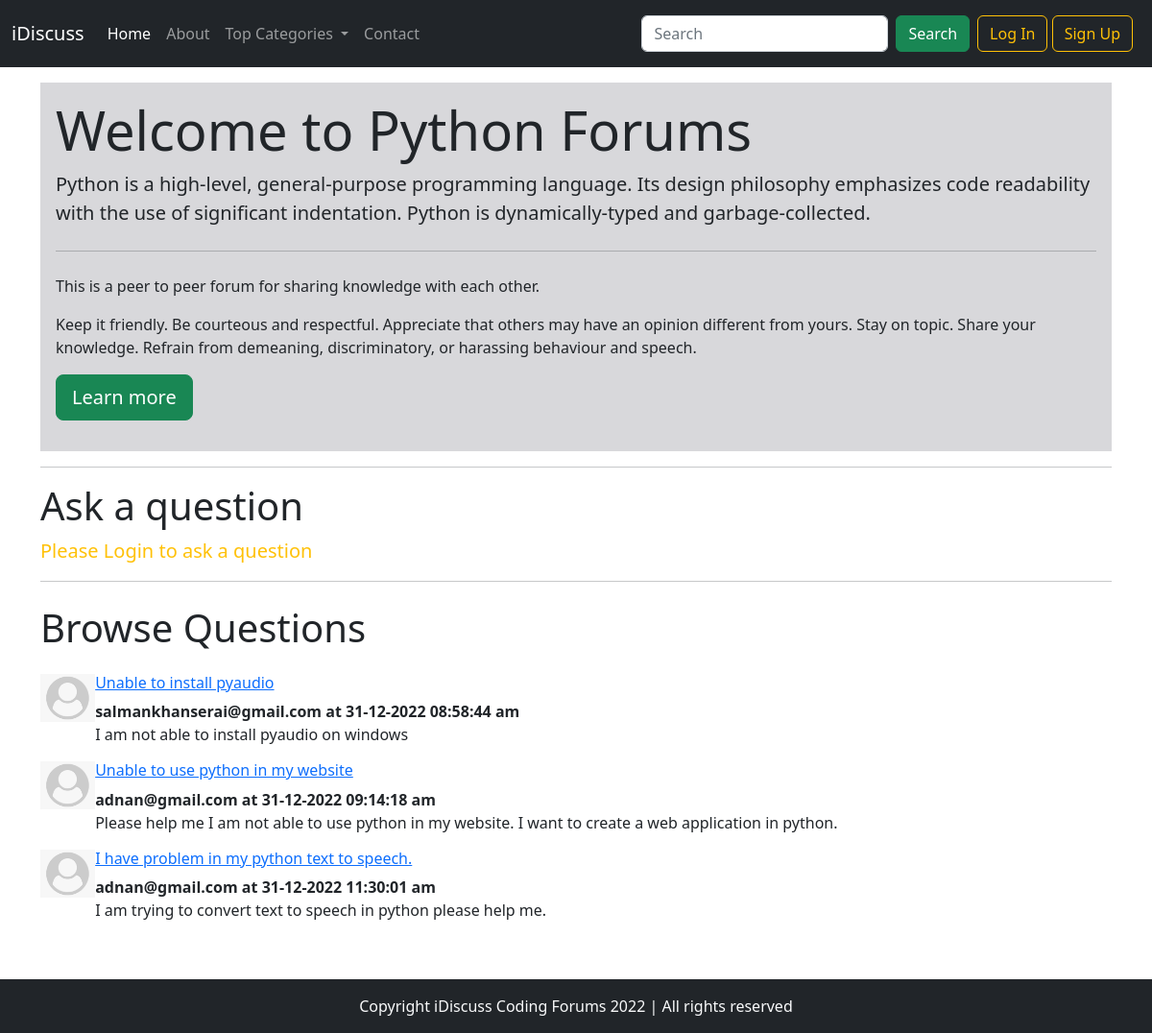
The app's page /threadlist.php?catid=1 with its own data.
### tables this page shows
CREATE TABLE `categories` (
  `category_id` int(11) NOT NULL,
  `category_name` varchar(255) NOT NULL,
  `category_description` varchar(255) NOT NULL,
  `created` datetime NOT NULL DEFAULT current_timestamp()
);

CREATE TABLE `threads` (
  `thread_id` int(11) NOT NULL,
  `thread_title` varchar(255) NOT NULL,
  `thread_desc` text NOT NULL,
  `thread_cat_id` int(11) NOT NULL,
  `thread_user_id` int(11) NOT NULL,
  `timestamp` datetime NOT NULL DEFAULT current_timestamp()
);

CREATE TABLE `users` (
  `user_id` int(11) NOT NULL,
  `user_email` varchar(100) NOT NULL,
  `user_pass` varchar(255) NOT NULL,
  `timestamp` datetime NOT NULL DEFAULT current_timestamp()
);

### threadlist.php (the view, shortened to what this page needs)
<?php
include 'partials/_dbconnect.php';
?>
<!DOCTYPE html>
<html lang="en">
<head>
    <link rel="stylesheet" href="bootstrap/css/bootstrap.min.css">
</head>
<body>
    <?php include 'partials/_header.php'; ?>
    <?php
    $catid = $_GET['catid'];
    $sql = "SELECT * FROM `categories` WHERE `category_id`='$catid'";
    $result = mysqli_query($conn, $sql);
    $row = mysqli_fetch_assoc($result);
    ?>
    <div class="container my-3">
        <div class="jumbotron p-3" style="background-color: #d8d8db;">
            <h1 class="display-4">Welcome to <?php echo $row['category_name']; ?> Forums</h1>
            <p class="lead"><?php echo $row['category_description']; ?></p>
            <hr class="my-4">
            <p>This is a peer to peer forum for sharing knowledge with each other.</p>
            <p>Keep it friendly.
                Be courteous and respectful. Appreciate that others may have an opinion different from yours.
                Stay on topic.
                Share your knowledge.
                Refrain from demeaning, discriminatory, or harassing behaviour and speech.</p>
            <p class="lead">
                <a class="btn btn-success btn-lg" href="#" role="button">Learn more</a>
            </p>
        </div>
        <hr>
    </div>
    <?php
    if (isset($_SESSION['login']) && $_SESSION['login'] == true) {
    ?>
        <div class="container">
            <h1 class="">Ask a question</h1>
            <form action="threadlist.php?catid=<?php echo $catid; ?>" method="post" class="my-3">
                <div class="mb-3">
                    <label for="title" class="form-label">Problem Title</label>
                    <input type="text" class="form-control" id="title" name="title" aria-describedby="emailHelp" required>
                    <div id="emailHelp" class="form-text">Keep your title as short and crisp as possible.</div>
                </div>
                <div class="mb-3">
                    <label for="desc" class="form-label">Elaborate Your Problem</label>
                    <textarea class="form-control" name="desc" id="desc" rows="7" required></textarea>
                </div>
                <button type="submit" class="btn btn-success" name="btn-submit">Submit</button>
            </form>
            <hr>
        </div>
    <?php
    } else {
    ?>
        <div class="container">
            <h1 class="">Ask a question</h1>
            <p class="lead text-warning">Please Login to ask a question</p>
            <hr>
        </div>
    <?php
    }
    ?>
    <div class="container">
        <h1 class="my-4">Browse Questions</h1>
        <?php
        $sql = "SELECT * FROM `threads` WHERE `thread_cat_id`=$catid";
        $results = mysqli_query($conn, $sql);
        while ($row = mysqli_fetch_assoc($results)) {
            $thread_user_id = $row['thread_user_id'];
            $sql2 = "SELECT user_email FROM users WHERE user_id='$thread_user_id'";
            $result2 = mysqli_query($conn, $sql2);
            $row2 = mysqli_fetch_assoc($result2);
            $user_email = $row2['user_email'];
        ?>
            <div class="media d-flex my-3">
                <img class="mr-3" src="img/user-default.png" height="50" alt="User Image">
                <div class="media-body">
                    <h6 class="mt-0"><a href="thread.php?threadid=<?php echo $row['thread_id']; ?>"><?php echo $row['thread_title']; ?></a></h6>
                    <p class="my-0"><b><?php echo $user_email . " at " . date('d-m-Y h:i:s a', strtotime($row['timestamp'])); ?></b></p>
                    <?php echo $row['thread_desc']; ?>
                </div>
            </div>
        <?php
        }
        ?>
    </div>
    <?php include 'partials/_footer.php'; ?>
</body>
</html>

### partials/_header.php (shortened to what this page needs)
<nav class="navbar navbar-expand-lg navbar-dark bg-dark bg-body-tertiary" style="position: sticky; top:0; z-index:5;">
    <div class="container-fluid">
        <a class="navbar-brand" href="./">iDiscuss</a>
        <div class="collapse navbar-collapse" id="navbarSupportedContent">
            <ul class="navbar-nav me-auto mb-2 mb-lg-0">
                <li class="nav-item">
                    <a class="nav-link active" aria-current="page" href="./">Home</a>
                </li>
                <li class="nav-item">
                    <a class="nav-link" href="about.php">About</a>
                </li>
                <li class="nav-item dropdown">
                    <a class="nav-link dropdown-toggle" href="#" role="button" data-bs-toggle="dropdown" aria-expanded="false">
                        Top Categories
                    </a>
                </li>
                <li class="nav-item">
                    <a class="nav-link" href="contact.php">Contact</a>
                </li>
            </ul>
            <form class="d-flex" role="search" action="search.php" method="GET">
                <input class="form-control me-2" type="search" name="search" placeholder="Search" aria-label="Search" required>
                <button class="btn btn-success" type="submit">Search</button>
            </form>
            <?php
            if (isset($_SESSION['login']) && $_SESSION['login'] == true) {
            ?>
                <div class="mx-2 my-2 d-flex align-items-center">
                    <p class="text-light my-0 mx-2">Welcome <?php echo $_SESSION['user_email']; ?></p>
                    <a href="/forum/partials/_logout.php" class="btn btn-outline-warning">Log Out</a>
                </div>
            <?php
            } else {
            ?>
                <div class="mx-2 my-2">
                    <button class="btn btn-outline-warning" data-bs-toggle="modal" data-bs-target="#loginModal">Log In</button>
                    <button class="btn btn-outline-warning" data-bs-toggle="modal" data-bs-target="#signupModal">Sign Up</button>
                </div>
            <?php
            }
            ?>
        </div>
    </div>
</nav>

### partials/_footer.php
<div style="min-height: 100px;">
    <div class="container-fluid bg-dark text-light p-3" style="position: fixed; bottom:0;">
        <p class="text-center mb-0">Copyright iDiscuss Coding Forums 2022 | All rights reserved</p>
    </div>
</div>

### records on screen
categories: category_name "Python", category_description "Python is a high-level, general-purpose programming language. Its design philosophy emphasizes code readability with the use of significant indentation. Python is dynamically-typed and garbage-collected."
threads: thread_title "Unable to install pyaudio", users.user_email "salmankhanserai@gmail.com", timestamp "31-12-2022 08:58:44 am", thread_desc "I am not able to install pyaudio on windows"
threads: thread_title "Unable to use python in my website", users.user_email "adnan@gmail.com", timestamp "31-12-2022 09:14:18 am", thread_desc "Please help me I am not able to use python in my website. I want to create a web application in python."
threads: thread_title "I have problem in my python text to speech.", users.user_email "adnan@gmail.com", timestamp "31-12-2022 11:30:01 am", thread_desc "I am trying to convert text to speech in python please help me."
